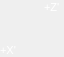
        <widget class="PyDMFrame" name="composite_9">
          <property name="geometry">
            <rect>
              <x>310</x>
              <y>196</y>
              <width>64</width>
              <height>57</height>
            </rect>
          </property>
          <property name="sizePolicy">
            <sizepolicy hsizetype="Ignored" vsizetype="Ignored">
              <horstretch>0</horstretch>
              <verstretch>0</verstretch>
            </sizepolicy>
          </property>
          <layout class="QGridLayout" name="gridLayout_10" columnstretch="20,1,3,11,9,7,1,1,5,6" rowstretch="14,3,3,11,12,2,5,2,1,3,1">
            <property name="leftMargin">
              <number>0</number>
            </property>
            <property name="topMargin">
              <number>0</number>
            </property>
            <property name="rightMargin">
              <number>0</number>
            </property>
            <property name="bottomMargin">
              <number>0</number>
            </property>
            <property name="horizontalSpacing">
              <number>0</number>
            </property>
            <property name="verticalSpacing">
              <number>0</number>
            </property>
            <item row="5" column="0" rowspan="6">
              <widget class="QLabel" name="text_25">
                <property name="geometry">
                  <rect>
                    <x>0</x>
                    <y>43</y>
                    <width>20</width>
                    <height>14</height>
                  </rect>
                </property>
                <property name="sizePolicy">
                  <sizepolicy hsizetype="Ignored" vsizetype="Ignored">
                    <horstretch>0</horstretch>
                    <verstretch>0</verstretch>
                  </sizepolicy>
                </property>
                <property name="text">
                  <string>+X'</string>
                </property>
                <property name="font">
                  <font>
                    <pointsize>8</pointsize>
                  </font>
                </property>
                <property name="brush" stdset="0">
                  <brush brushstyle="SolidPattern">
                    <color alpha="255">
                      <red>255</red>
                      <green>255</green>
                      <blue>255</blue>
                    </color>
                  </brush>
                </property>
                <property name="toolTip">
                  <string>text_25</string>
                </property>
                <property name="alignment">
                  <set>Qt::AlignLeading|Qt::AlignLeft|Qt::AlignVCenter</set>
                </property>
                <property name="styleSheet">
                  <string notr="true">QLabel#text_25 {
  color: rgb(255, 255, 255);
  }</string>
                </property>
              </widget>
            </item>
            <item row="6" column="2" rowspan="4" colspan="2">
              <widget class="PyDMDrawingPolyline" name="polyline_38">
                <property name="geometry">
                  <rect>
                    <x>21</x>
                    <y>45</y>
                    <width>14</width>
                    <height>11</height>
                  </rect>
                </property>
                <property name="sizePolicy">
                  <sizepolicy hsizetype="Ignored" vsizetype="Ignored">
                    <horstretch>0</horstretch>
                    <verstretch>0</verstretch>
                  </sizepolicy>
                </property>
                <property name="toolTip">
                  <string>polyline_38</string>
                </property>
                <property name="brush" stdset="0">
                  <brush brushstyle="NoBrush">
                    <color alpha="255">
                      <red>255</red>
                      <green>255</green>
                      <blue>255</blue>
                    </color>
                  </brush>
                </property>
                <property name="penStyle" stdset="0">
                  <enum>Qt::SolidLine</enum>
                </property>
                <property name="penColor" stdset="0">
                  <color>
                    <red>255</red>
                    <green>255</green>
                    <blue>255</blue>
                  </color>
                </property>
                <property name="penWidth" stdset="0">
                  <double>2.0</double>
                </property>
                <property name="penCapStyle" stdset="0">
                  <enum>Qt::FlatCap</enum>
                </property>
                <property name="points" stdset="0">
                  <stringlist>
                    <string>321, 195</string>
                    <string>309, 200</string>
                    <string>319, 204</string>
                  </stringlist>
                </property>
              </widget>
            </item>
            <item row="7" column="3" colspan="4">
              <widget class="PyDMDrawingLine" name="polyline_39">
                <property name="geometry">
                  <rect>
                    <x>24</x>
                    <y>50</y>
                    <width>28</width>
                    <height>2</height>
                  </rect>
                </property>
                <property name="sizePolicy">
                  <sizepolicy hsizetype="Ignored" vsizetype="Ignored">
                    <horstretch>0</horstretch>
                    <verstretch>0</verstretch>
                  </sizepolicy>
                </property>
                <property name="toolTip">
                  <string>polyline_39</string>
                </property>
                <property name="brush" stdset="0">
                  <brush brushstyle="SolidPattern">
                    <color alpha="255">
                      <red>255</red>
                      <green>255</green>
                      <blue>255</blue>
                    </color>
                  </brush>
                </property>
                <property name="penStyle" stdset="0">
                  <enum>Qt::SolidLine</enum>
                </property>
                <property name="penColor" stdset="0">
                  <color>
                    <red>255</red>
                    <green>255</green>
                    <blue>255</blue>
                  </color>
                </property>
                <property name="penWidth" stdset="0">
                  <double>2</double>
                </property>
                <property name="penCapStyle" stdset="0">
                  <enum>Qt::FlatCap</enum>
                </property>
                <property name="penWidth" stdset="0">
                  <double>2</double>
                </property>
                <property name="penStyle" stdset="0">
                  <enum>Qt::SolidLine</enum>
                </property>
                <property name="penColor" stdset="0"/>
                <property name="penCapStyle" stdset="0">
                  <enum>Qt::FlatCap</enum>
                </property>
              </widget>
            </item>
            <item row="3" column="6" rowspan="6" colspan="2">
              <widget class="PyDMDrawingLine" name="polyline_40">
                <property name="geometry">
                  <rect>
                    <x>51</x>
                    <y>20</y>
                    <width>2</width>
                    <height>33</height>
                  </rect>
                </property>
                <property name="sizePolicy">
                  <sizepolicy hsizetype="Ignored" vsizetype="Ignored">
                    <horstretch>0</horstretch>
                    <verstretch>0</verstretch>
                  </sizepolicy>
                </property>
                <property name="toolTip">
                  <string>polyline_40</string>
                </property>
                <property name="brush" stdset="0">
                  <brush brushstyle="SolidPattern">
                    <color alpha="255">
                      <red>255</red>
                      <green>255</green>
                      <blue>255</blue>
                    </color>
                  </brush>
                </property>
                <property name="penStyle" stdset="0">
                  <enum>Qt::SolidLine</enum>
                </property>
                <property name="penColor" stdset="0">
                  <color>
                    <red>255</red>
                    <green>255</green>
                    <blue>255</blue>
                  </color>
                </property>
                <property name="penWidth" stdset="0">
                  <double>2</double>
                </property>
                <property name="penCapStyle" stdset="0">
                  <enum>Qt::FlatCap</enum>
                </property>
                <property name="penWidth" stdset="0">
                  <double>2</double>
                </property>
                <property name="penStyle" stdset="0">
                  <enum>Qt::SolidLine</enum>
                </property>
                <property name="penColor" stdset="0"/>
                <property name="penCapStyle" stdset="0">
                  <enum>Qt::FlatCap</enum>
                </property>
              </widget>
            </item>
            <item row="2" column="5" rowspan="2" colspan="4">
              <widget class="PyDMDrawingPolyline" name="polyline_41">
                <property name="geometry">
                  <rect>
                    <x>44</x>
                    <y>17</y>
                    <width>14</width>
                    <height>14</height>
                  </rect>
                </property>
                <property name="sizePolicy">
                  <sizepolicy hsizetype="Ignored" vsizetype="Ignored">
                    <horstretch>0</horstretch>
                    <verstretch>0</verstretch>
                  </sizepolicy>
                </property>
                <property name="toolTip">
                  <string>polyline_41</string>
                </property>
                <property name="brush" stdset="0">
                  <brush brushstyle="NoBrush">
                    <color alpha="255">
                      <red>255</red>
                      <green>255</green>
                      <blue>255</blue>
                    </color>
                  </brush>
                </property>
                <property name="penStyle" stdset="0">
                  <enum>Qt::SolidLine</enum>
                </property>
                <property name="penColor" stdset="0">
                  <color>
                    <red>255</red>
                    <green>255</green>
                    <blue>255</blue>
                  </color>
                </property>
                <property name="penWidth" stdset="0">
                  <double>2.0</double>
                </property>
                <property name="penCapStyle" stdset="0">
                  <enum>Qt::FlatCap</enum>
                </property>
                <property name="points" stdset="0">
                  <stringlist>
                    <string>309, 207</string>
                    <string>315, 195</string>
                    <string>321, 207</string>
                  </stringlist>
                </property>
              </widget>
            </item>
            <item row="0" column="5" colspan="5">
              <widget class="QLabel" name="text_26">
                <property name="geometry">
                  <rect>
                    <x>44</x>
                    <y>0</y>
                    <width>20</width>
                    <height>14</height>
                  </rect>
                </property>
                <property name="sizePolicy">
                  <sizepolicy hsizetype="Ignored" vsizetype="Ignored">
                    <horstretch>0</horstretch>
                    <verstretch>0</verstretch>
                  </sizepolicy>
                </property>
                <property name="text">
                  <string>+Z'</string>
                </property>
                <property name="font">
                  <font>
                    <pointsize>8</pointsize>
                  </font>
                </property>
                <property name="brush" stdset="0">
                  <brush brushstyle="SolidPattern">
                    <color alpha="255">
                      <red>255</red>
                      <green>255</green>
                      <blue>255</blue>
                    </color>
                  </brush>
                </property>
                <property name="toolTip">
                  <string>text_26</string>
                </property>
                <property name="alignment">
                  <set>Qt::AlignLeading|Qt::AlignLeft|Qt::AlignVCenter</set>
                </property>
                <property name="styleSheet">
                  <string notr="true">QLabel#text_26 {
  color: rgb(255, 255, 255);
  }</string>
                </property>
              </widget>
            </item>
          </layout>
        </widget>
